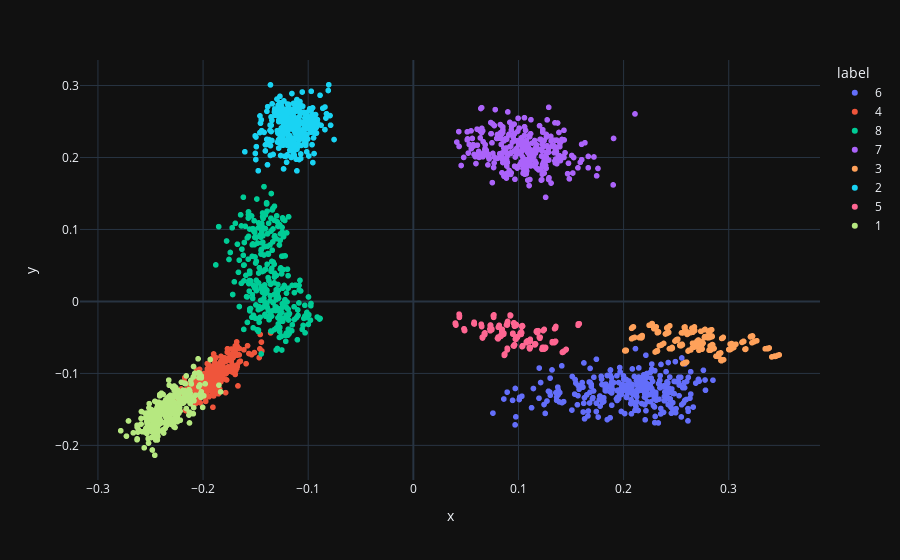

The code cell stored with this chart in its notebook:
### Code cell
import numpy as np
import pandas as pd
import plotly.express as px
from sklearn.decomposition import PCA

def pca_plot(model, data):
    # generate some sample data
    embeddings = model.embeddings.weight.detach().numpy()

    # apply PCA to reduce the dimensionality of the data to 2D
    pca = PCA(n_components=3)
    pca.fit(embeddings)
    pca_data = pca.transform(embeddings)

    # generate some sample class labels
    labels = data.y

    # convert the PCA data, class labels, and entity names to a pandas DataFrame for plotting with plotly
    df = pd.DataFrame({'x': pca_data[:, 0], 'y': pca_data[:, 1], 'label': labels})

    # plot the data using plotly, colored by the class labels and with entity names in the hover label
    fig = px.scatter(df, x='x', y='y', color='label', hover_name='label')
    fig.update_layout(template='plotly_dark')
    fig.show()
pca_plot(model, data)

### Figure 1 — Plotly figure (JSON) as saved in the notebook; plotly's stock layout.template omitted (floating-point values rounded to 4 significant figures; data arrays with more than 128 entries replaced by an {"elided": "..."} marker saying what was removed)
{"data": [{"hovertemplate": "<b>%{hovertext}</b><br><br>label=6<br>x=%{x}<br>y=%{y}<extra></extra>", "hovertext": {"elided": "300 str values"}, "legendgroup": "6", "marker": {"color": "#636efa", "symbol": "circle"}, "mode": "markers", "name": "6", "showlegend": true, "type": "scattergl", "x": {"elided": "300 float values"}, "xaxis": "x", "y": {"elided": "300 float values"}, "yaxis": "y"}, {"hovertemplate": "<b>%{hovertext}</b><br><br>label=4<br>x=%{x}<br>y=%{y}<extra></extra>", "hovertext": {"elided": "300 str values"}, "legendgroup": "4", "marker": {"color": "#EF553B", "symbol": "circle"}, "mode": "markers", "name": "4", "showlegend": true, "type": "scattergl", "x": {"elided": "300 float values"}, "xaxis": "x", "y": {"elided": "300 float values"}, "yaxis": "y"}, {"hovertemplate": "<b>%{hovertext}</b><br><br>label=8<br>x=%{x}<br>y=%{y}<extra></extra>", "hovertext": {"elided": "300 str values"}, "legendgroup": "8", "marker": {"color": "#00cc96", "symbol": "circle"}, "mode": "markers", "name": "8", "showlegend": true, "type": "scattergl", "x": {"elided": "300 float values"}, "xaxis": "x", "y": {"elided": "300 float values"}, "yaxis": "y"}, {"hovertemplate": "<b>%{hovertext}</b><br><br>label=7<br>x=%{x}<br>y=%{y}<extra></extra>", "hovertext": {"elided": "300 str values"}, "legendgroup": "7", "marker": {"color": "#ab63fa", "symbol": "circle"}, "mode": "markers", "name": "7", "showlegend": true, "type": "scattergl", "x": {"elided": "300 float values"}, "xaxis": "x", "y": {"elided": "300 float values"}, "yaxis": "y"}, {"hovertemplate": "<b>%{hovertext}</b><br><br>label=3<br>x=%{x}<br>y=%{y}<extra></extra>", "hovertext": {"elided": "300 str values"}, "legendgroup": "3", "marker": {"color": "#FFA15A", "symbol": "circle"}, "mode": "markers", "name": "3", "showlegend": true, "type": "scattergl", "x": {"elided": "300 float values"}, "xaxis": "x", "y": {"elided": "300 float values"}, "yaxis": "y"}, {"hovertemplate": "<b>%{hovertext}</b><br><br>label=2<br>x=%{x}<br>y=%{y}<extra></extra>", "hovertext": {"elided": "300 str values"}, "legendgroup": "2", "marker": {"color": "#19d3f3", "symbol": "circle"}, "mode": "markers", "name": "2", "showlegend": true, "type": "scattergl", "x": {"elided": "300 float values"}, "xaxis": "x", "y": {"elided": "300 float values"}, "yaxis": "y"}, {"hovertemplate": "<b>%{hovertext}</b><br><br>label=5<br>x=%{x}<br>y=%{y}<extra></extra>", "hovertext": {"elided": "300 str values"}, "legendgroup": "5", "marker": {"color": "#FF6692", "symbol": "circle"}, "mode": "markers", "name": "5", "showlegend": true, "type": "scattergl", "x": {"elided": "300 float values"}, "xaxis": "x", "y": {"elided": "300 float values"}, "yaxis": "y"}, {"hovertemplate": "<b>%{hovertext}</b><br><br>label=1<br>x=%{x}<br>y=%{y}<extra></extra>", "hovertext": {"elided": "300 str values"}, "legendgroup": "1", "marker": {"color": "#B6E880", "symbol": "circle"}, "mode": "markers", "name": "1", "showlegend": true, "type": "scattergl", "x": {"elided": "300 float values"}, "xaxis": "x", "y": {"elided": "300 float values"}, "yaxis": "y"}], "layout": {"legend": {"title": {"text": "label"}, "tracegroupgap": 0}, "margin": {"t": 60}, "xaxis": {"anchor": "y", "domain": [0, 1], "title": {"text": "x"}}, "yaxis": {"anchor": "x", "domain": [0, 1], "title": {"text": "y"}}}}
